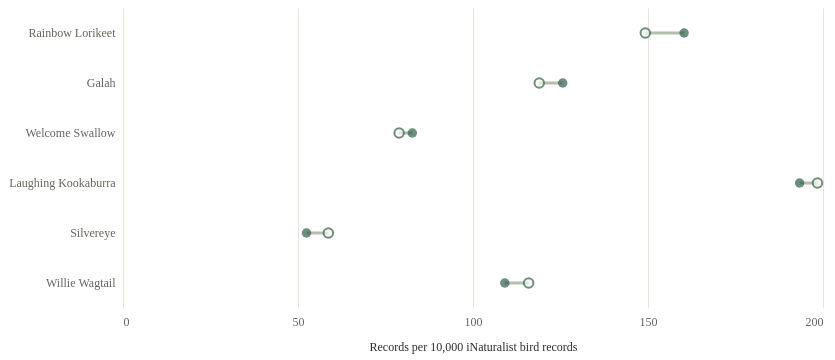

The specification (Vega-Lite) saved for this image:
### Vega-Lite specification from a JSON file in a GitHub repository (floating-point values rounded to 4 significant figures)
{"$schema": "https://vega.github.io/schema/vega-lite/v5.json", "width": 700, "height": 300, "padding": 8, "config": {"background": "transparent", "font": "Bricolage Grotesque", "view": {"stroke": null}, "axis": {"labelFont": "Bricolage Grotesque", "titleFont": "Bricolage Grotesque", "labelFontSize": 12, "titleFontSize": 12, "titleFontWeight": 500, "labelColor": "#60665c", "titleColor": "#292e27", "domain": false, "ticks": false, "gridColor": "#e0dccf", "gridOpacity": 0.75, "labelPadding": 8, "titlePadding": 14}, "legend": {"labelFont": "Bricolage Grotesque", "titleFont": "Bricolage Grotesque", "labelFontSize": 11, "titleFontSize": 11, "titleFontWeight": 500, "labelColor": "#60665c", "titleColor": "#292e27", "gradientThickness": 9, "gradientLength": 130, "padding": 8}, "title": {"font": "Bricolage Grotesque", "color": "#292e27", "fontSize": 15, "fontWeight": 500, "anchor": "start"}}, "description": "Paired-endpoint comparison of 2024 and 2025 iNaturalist record shares. The six largest absolute changes among the featured species are shown. Platform-specific record share is not population change.", "data": {"values": [{"scientific": "Trichoglossus moluccanus", "name": "Rainbow Lorikeet", "count2024": 4629, "count2025": 6856, "rate2024": 149.2, "rate2025": 160.3, "difference": 11.08}, {"scientific": "Rhipidura leucophrys", "name": "Willie Wagtail", "count2024": 3595, "count2025": 4665, "rate2024": 115.9, "rate2025": 109.1, "difference": -6.816}, {"scientific": "Eolophus roseicapilla", "name": "Galah", "count2024": 3689, "count2025": 5373, "rate2024": 118.9, "rate2025": 125.6, "difference": 6.709}, {"scientific": "Zosterops lateralis", "name": "Silvereye", "count2024": 1820, "count2025": 2242, "rate2024": 58.67, "rate2025": 52.42, "difference": -6.25}, {"scientific": "Dacelo novaeguineae", "name": "Laughing Kookaburra", "count2024": 6155, "count2025": 8267, "rate2024": 198.4, "rate2025": 193.3, "difference": -5.121}, {"scientific": "Hirundo neoxena", "name": "Welcome Swallow", "count2024": 2447, "count2025": 3535, "rate2024": 78.89, "rate2025": 82.66, "difference": 3.771}]}, "encoding": {"y": {"field": "name", "type": "ordinal", "sort": {"field": "difference", "order": "descending"}, "axis": {"title": null, "labelLimit": 190, "labelFontSize": 12}}, "x": {"type": "quantitative", "scale": {"zero": true}, "axis": {"title": "Records per 10,000 iNaturalist bird records", "tickCount": 4}}}, "layer": [{"mark": {"type": "rule", "strokeWidth": 3, "color": "#b7bdac"}, "encoding": {"x": {"field": "rate2024"}, "x2": {"field": "rate2025"}}}, {"mark": {"type": "point", "filled": true, "fill": "#f8f5ec", "stroke": "#315e4c", "strokeWidth": 2, "size": 90}, "encoding": {"x": {"field": "rate2024"}, "tooltip": [{"field": "name", "title": "Bird"}, {"field": "count2024", "title": "2024 records", "format": ","}, {"field": "rate2024", "title": "2024 per 10,000", "format": ".1f"}]}}, {"mark": {"type": "point", "filled": true, "color": "#315e4c", "size": 90}, "encoding": {"x": {"field": "rate2025"}, "tooltip": [{"field": "name", "title": "Bird"}, {"field": "count2025", "title": "2025 records", "format": ","}, {"field": "rate2025", "title": "2025 per 10,000", "format": ".1f"}, {"field": "difference", "title": "Change in share (per 10,000)", "format": "+.1f"}]}}]}
